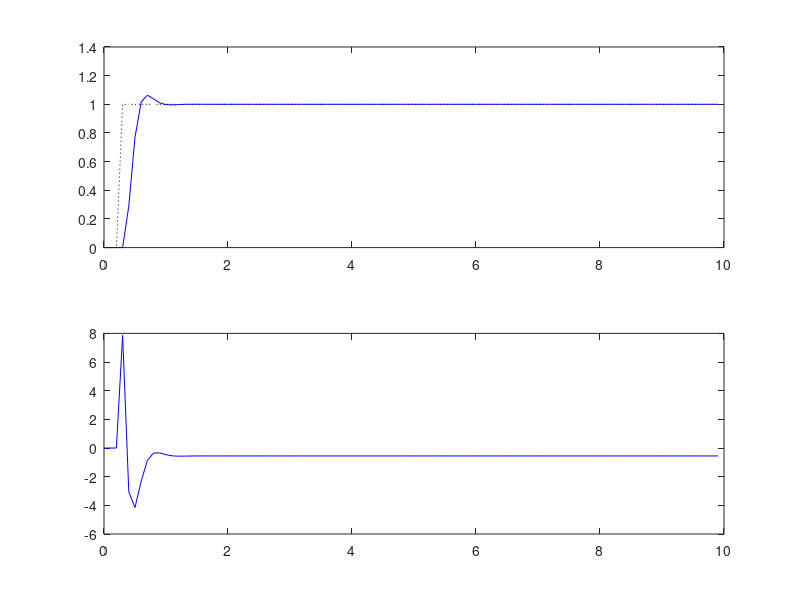

Reproduce this figure in MATLAB.
%% Atividade 05: Projetar e implementar, por simulação, o  PMVC, DMC e GPC.
clear all; close all; clc;

%% Parametros
Ts = 0.1;                % periodo de amostragem (s)
td = 0;                  % atraso continuo (s)
d = round((td/Ts) + 1)   % atraso discreto (em amostras)

Ny = 2; Nu = 1;          % horizonte de predição
lam = .000001;           % fator de ponderação de controle

%% Planta a) Dinâmica do ângulo de roll do VLS-1 em Max Q

% Modelo contínuo
    Gs = tf(7.3734, [1  0 -4.077])
    
    % Verificando os autovalores
    disp('Autovalores da planta:')
    eig(Gs)

% Modelo discreto
    Gz = c2d(Gs,Ts, 'zoh')
        Az = Gz.den{1};
            a1 = Az(2); a2 = Az(3);
        Bz = Gz.num{1}
            b0 = Bz(2); b1 = Bz(3);

% Converting the system to the ARIMAX state-space form:
DAz = conv(Az,[1 -1])
A = [ -DAz(2:end)'  [ eye(2,2) ; [0 0] ]   ]
B = [ Bz(2:end)' ; 0]
C = [ 1 0 0 ];
Gamma = [ -DAz(2:end)' ]
% sysa = ss(A,B,C,0,Ts); figure; step(sysa)


%% GPC
nb=1; na = 2;

    Eorig =[1]; 
    E=1; F=[A^0*Gamma]'; Gmat=[];
    Gj=conv(E,Bz(2:end)); Gbar=[Gj(end-nb+1:end)];

    for j=2:Ny
        E=[E C*A^(j-2)*Gamma]; F=[F;[A^(j-1)*Gamma]'];
        Gj=conv(E,Bz(2:end)); Gbar=[Gbar; Gj(end-nb+1:end)];
    end

% Matriz G
    G = toeplitz( Gj(1:end-nb) ); G=tril(G);
    G = G(1:Ny,1:Nu); 

% Matriz F_R 
    F_R = [Gbar F];

% Ganho
    K = inv(G'*G +lam*eye(Nu,Nu))*G';
    K1 = K(1,:);

%% Simulação
tfinal = 10; 
Nsim = round(tfinal/Ts);

% Sinal de referencia
r(1:na+d)=0; r(na+d+1:Nsim+Ny)=1;
r = r'; 

for k = 1:na+d % initial conditions (N is huge!)
    y(k)=0;
    u(k)=0;
    du(k)=0;
end
for k = na+d+1:Nsim
    % Planta
    y(k) = -a1*y(k-1) -a2*y(k-2) +b0*u(k-d) +b1*u(k-d-1);

    % Controlador
    x = [du(k-1) y(k) y(k-1) y(k-2)]';

    du(k) = K1*( r(k:k+Ny-1,1)-F_R*x );

    u(k) = u(k-1) +du(k);

    % Saturação
    % if u(k) >= 0.06981
    %   u(k) = 0.06981;
    % elseif u(k) <= 0
    %   u(k) = 0;
    % end
end

%% Plots
t=0:Ts:Nsim*Ts-Ts;
figure;
subplot(211)
    plot(t,r(1:Nsim),':k'); hold;
    plot(t,y,'b');

subplot(212)
    plot(t,u,'b');
